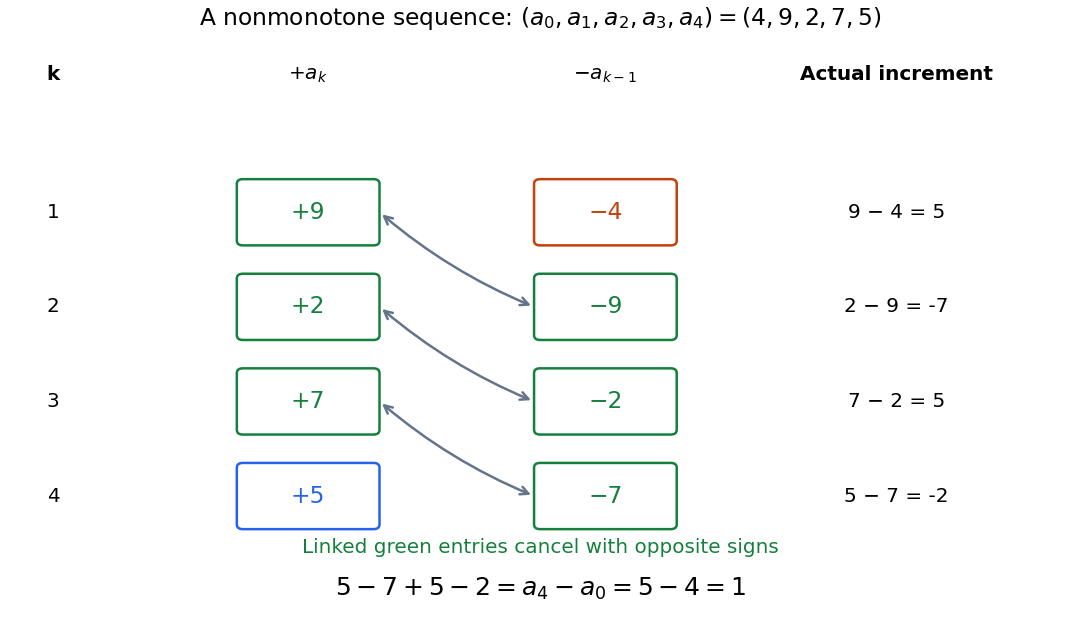

This figure's Python source:
"""Original signed cancellation ledger for a nonmonotone finite sequence."""
from pathlib import Path
import matplotlib.pyplot as plt
from matplotlib.patches import FancyBboxPatch

plt.rcParams.update({"font.size": 12, "figure.facecolor": "white", "axes.facecolor": "white"})
a = [4, 9, 2, 7, 5]
fig, ax = plt.subplots(figsize=(9, 5.2), layout="constrained")
ax.set(xlim=(0, 9), ylim=(-0.8, 5.3))
ax.axis("off")
fig.suptitle(r"A nonmonotone sequence: $(a_0,a_1,a_2,a_3,a_4)=(4,9,2,7,5)$", fontsize=14)
ax.text(0.35, 4.9, "k", weight="bold")
ax.text(2.55, 4.9, r"$+a_k$", ha="center", weight="bold")
ax.text(5.05, 4.9, r"$-a_{k-1}$", ha="center", weight="bold")
ax.text(7.5, 4.9, "Actual increment", ha="center", weight="bold")
for k in range(1, 5):
    y = 4.5-k
    ax.text(0.35, y, str(k), va="center")
    plus_color = "#2563eb" if k == 4 else "#15803d"
    minus_color = "#c2410c" if k == 1 else "#15803d"
    for x, value, color in [(2.55, f"+{a[k]}", plus_color), (5.05, f"−{a[k-1]}", minus_color)]:
        ax.add_patch(FancyBboxPatch((x-0.55, y-0.3), 1.1, 0.6, boxstyle="round,pad=0.05", edgecolor=color, facecolor="white", lw=1.5, zorder=3))
        ax.text(x, y, value, ha="center", va="center", color=color, fontsize=14, zorder=4)
    difference = a[k]-a[k-1]
    ax.text(7.5, y, f"{a[k]} − {a[k-1]} = {difference}", va="center", ha="center")
    if k < 4:
        ax.annotate("", (4.45, y-1), (3.15, y), arrowprops={"arrowstyle": "<->", "color": "#64748b", "connectionstyle": "arc3,rad=0.08", "lw": 1.5}, zorder=1)
ax.text(4.5, -0.1, "Linked green entries cancel with opposite signs", ha="center", color="#15803d")
ax.text(4.5, -0.55, r"$5-7+5-2=a_4-a_0=5-4=1$", ha="center", fontsize=15)
fig.savefig(Path.cwd() / Path(__file__).with_suffix(".png").name, dpi=120, facecolor="white", transparent=False)
plt.close(fig)
